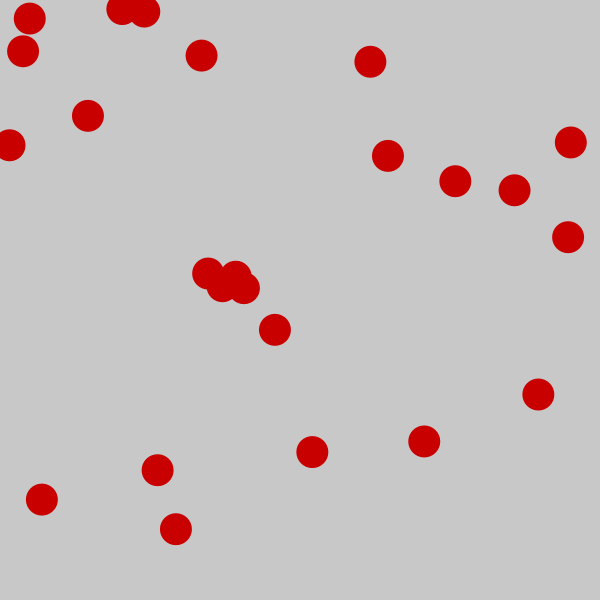
Frame 1 (no input)
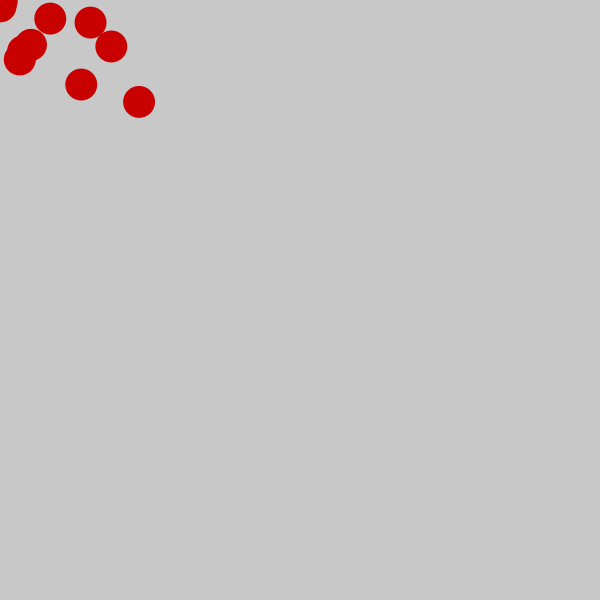
Frame 60 (the mouse pressed at the canvas centre just before this capture)
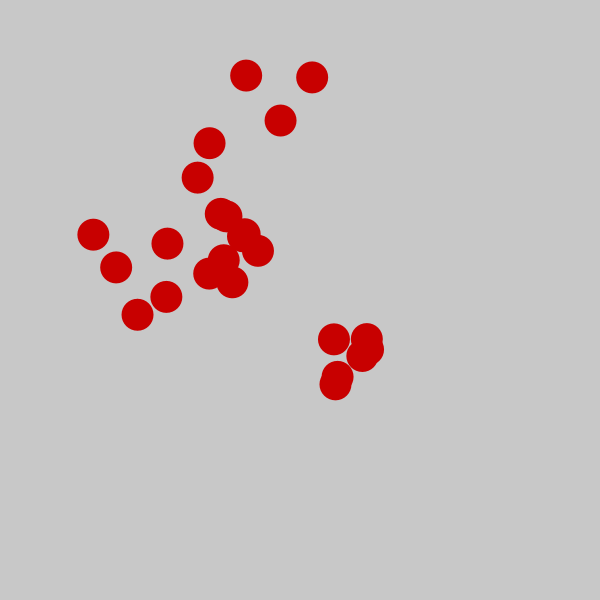
Frame 120 (the mouse held since frame 60 and released just before this capture)

The Processing sketch that drew these frames (run headless with seeded random() and noise(); from frame 60 on, the mouse is pressed at the canvas centre):

// Processing sketch: Dot_08_acc_toMouse_many
// ── Dot_08_acc_toMouse_many.pde
// contenitore di punti
ArrayList <dot> Punti;

void setup() {
  size(600, 600);
  smooth();
  frameRate(24);

  Punti = new ArrayList();

  for (int n = 0; n<24; n++) {
    // crea un nuovo punto
    dot p = new dot(random(width), random(height), 32, color(200, 0, 0));
    // lo aggiunge al contenitore
    Punti.add(p);
  }
}

void draw() {
  background(200);
  // mostra tutti i punti
  for (int n = 0; n<Punti.size(); n++) {
    // prende un punto dal contenitore
    dot p = Punti.get(n);
    // lo disegna sullo schermo
   p.display();
  }
}


// ── dot.pde
class dot {
  // lista di variabili
  PVector loc; // dove
  PVector vel; // velocita
  
  PVector acc; // accellerazione
  float vMax; // velocitá massima
  
  float w;
  color c;
  
  dot(float _x, float _y, float _w, color _c) {

    // le stesse variabili in un vettore
    loc = new PVector(_x, _y);
    vel = new PVector(0, 0);
    acc = new PVector(0.01,0.03);

    w = _w;
    c = _c;
    
    vMax = 10;
  }

  void display() {
    fill(c);
    noStroke();
    ellipse(loc.x, loc.y, w, w);
    
    PVector mouse = new PVector(mouseX,mouseY);
    acc = PVector.sub(mouse,loc);
    acc.normalize();
    acc.mult(0.5);

    vel.add(acc); // accellera
    vel.limit(vMax); // limite di velocita
    loc.add(vel);

    // non uscire
    /*
    if (loc.x > width) {
      loc.x = 0;
    } else if (loc.x < 0) {
      loc.x = width;
    }
 
    if (loc.y > height) {
      loc.y = 0;
    } else if (loc.y < 0) {
      loc.y = height;
    }
    */
  }
}
